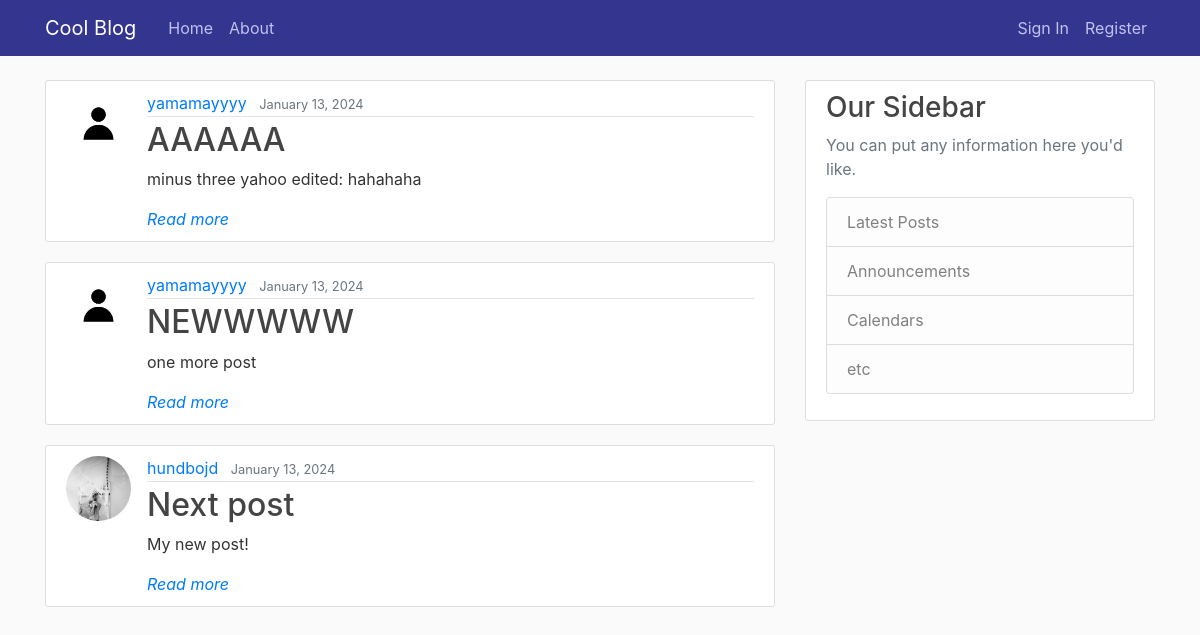
Before: / with the older database file.
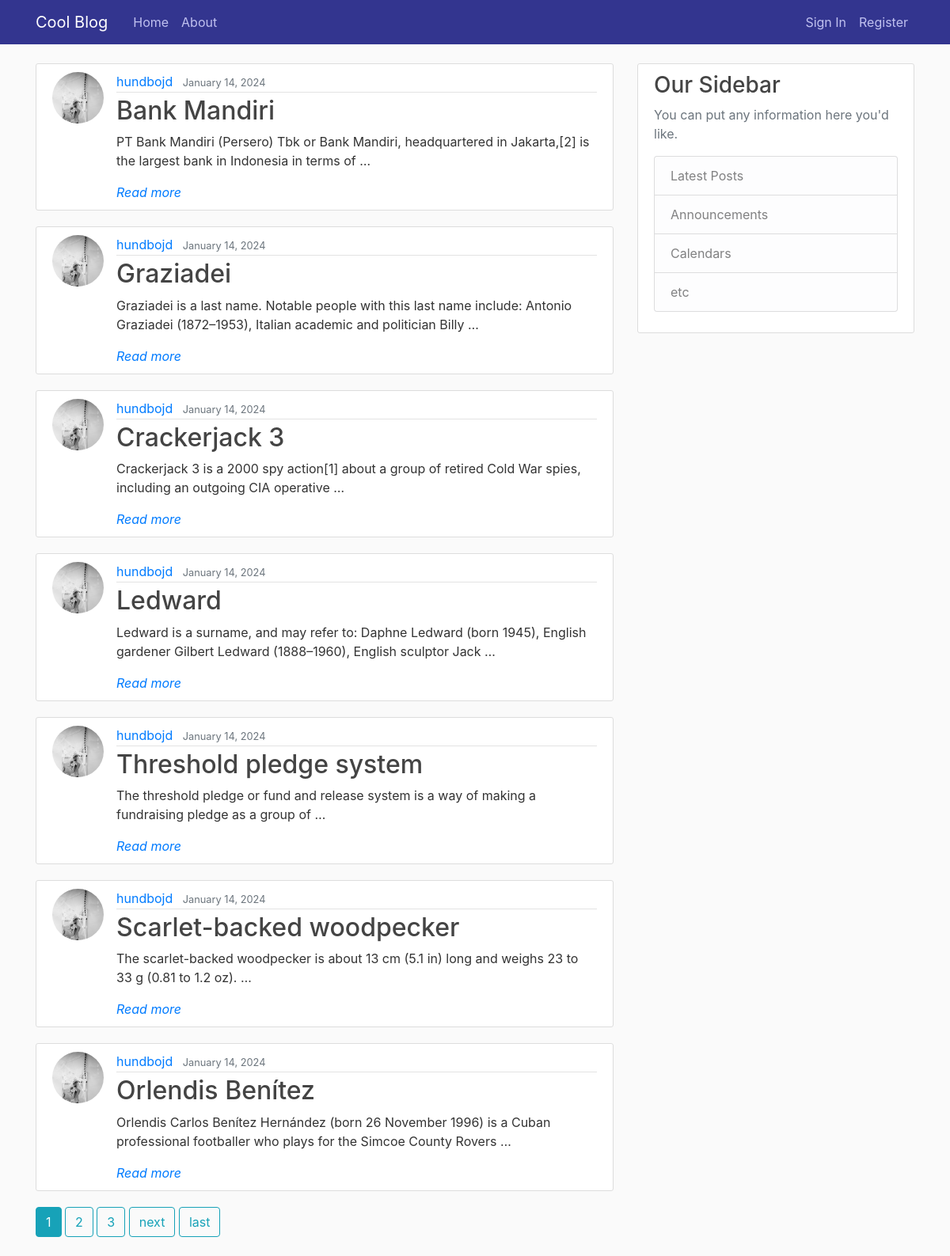
After: the same page with the newer database file.
### blog/models.py (models this page shows, shortened)
class Post(models.Model):
    title = models.CharField(max_length=100)
    content = models.TextField()
    date_posted = models.DateTimeField(default=timezone.now)
    author = models.ForeignKey(User, on_delete=models.CASCADE)

### users/models.py (models this page shows, shortened)
class Profile(models.Model):
    user = models.OneToOneField(User, on_delete=models.CASCADE)
    image = models.ImageField(default='default.jpg', upload_to='profile_pics')
    bio = models.CharField(null=True, blank=True, max_length=150)
    city = models.CharField(null=True, blank=True, max_length=20)
    social = models.CharField(null=True, blank=True, max_length=100)

### blog/views.py (the view)
# urls.py: path('', PostListView.as_view(), name='blog-home'),
class PostListView(ListView):
    model = Post
    template_name = 'blog/home.html'
    context_object_name = 'posts'
    ordering = ['-date_posted']
    paginate_by = 7

### blog/templates/blog/home.html (shortened to what this page needs)
{% extends "blog/base.html" %}
{% block content %}
    {% for post in posts %}
        <article class="media content-section">
          <img class="rounded-circle article-img" src=" {{post.author.profile.image.url }}">
          <div class="media-body">
            <div class="article-metadata">
              <a class="mr-2" href="{% url 'profile' post.author.id %}">{{ post.author }}</a>
              <small class="text-muted">{{ post.date_posted|date:"F d, Y" }}</small>
            </div>
            <h2><a class="article-title" href="{% url 'post-detail' post.id %}">{{ post.title }}</a></h2>
            <p class="article-content">{{ post.content|truncatewords:20  }}</p>
              <i><a class="article-content" href="{% url 'post-detail' post.id %}">Read more</a></i>
          </div>
        </article>
    {% endfor %}
    {% if is_paginated %}
        {% for num in page_obj.paginator.page_range %}
            {% if page_obj.number == num %}
                <a class='btn btn-info mb-4' href="?page={{num}}">{{ num }}</a>
            {% elif num > page_obj.number|add:'-3' and num < page_obj.number|add:'3'%}
                <a class='btn btn-outline-info mb-4' href="?page={{num}}">{{ num }}</a>
            {% endif %}
        {% endfor %}
        {% if page_obj.has_next %}
            <a class='btn btn-outline-info mb-4' href="?page={{page_obj.next_page_number}}">next</a>
            <a class='btn btn-outline-info mb-4' href="?page={{page_obj.paginator.num_pages}}">last</a>
        {% endif %}
    {% endif %}
{% endblock content %}

Changed rows visible on the page:
no longer on this page (row unchanged): Post: author.profile.image (placeholder picture), author "yamamayyyy", date_posted "January 13, 2024", title "AAAAAA", content "minus three yahoo edited: hahahaha"
no longer on this page (row unchanged): Post: author.profile.image (placeholder picture), author "yamamayyyy", date_posted "January 13, 2024", title "NEWWWWW", content "one more post"
no longer on this page (row unchanged): Post: author.profile.image (picture), author "hundbojd", date_posted "January 13, 2024", title "Next post", content "My new post!"
added Post: author.profile.image (picture), author "hundbojd", date_posted "January 14, 2024", title "Bank Mandiri", content "PT Bank Mandiri (Persero) Tbk or Bank Mandiri, headquartered in Jakarta,[2] is the largest bank in Indonesia in terms of …"
added Post: author.profile.image (picture), author "hundbojd", date_posted "January 14, 2024", title "Graziadei", content "Graziadei is a last name. Notable people with this last name include: Antonio Graziadei (1872–1953), Italian academic and politician Billy …"
added Post: author.profile.image (picture), author "hundbojd", date_posted "January 14, 2024", title "Crackerjack 3", content "Crackerjack 3 is a 2000 spy action[1] about a group of retired Cold War spies, including an outgoing CIA operative …"
added Post: author.profile.image (picture), author "hundbojd", date_posted "January 14, 2024", title "Ledward", content "Ledward is a surname, and may refer to: Daphne Ledward (born 1945), English gardener Gilbert Ledward (1888–1960), English sculptor Jack …"
added Post: author.profile.image (picture), author "hundbojd", date_posted "January 14, 2024", title "Threshold pledge system", content "The threshold pledge or fund and release system is a way of making a fundraising pledge as a group of …"
added Post: author.profile.image (picture), author "hundbojd", date_posted "January 14, 2024", title "Scarlet-backed woodpecker", content "The scarlet-backed woodpecker is about 13 cm (5.1 in) long and weighs 23 to 33 g (0.81 to 1.2 oz). …"
added Post: author.profile.image (picture), author "hundbojd", date_posted "January 14, 2024", title "Orlendis Benítez", content "Orlendis Carlos Benítez Hernández (born 26 November 1996) is a Cuban professional footballer who plays for the Simcoe County Rovers …"
Other visible differences:
new list line: "1"
new list line: "2"
new list line: "3"
text now shown: "next last"
